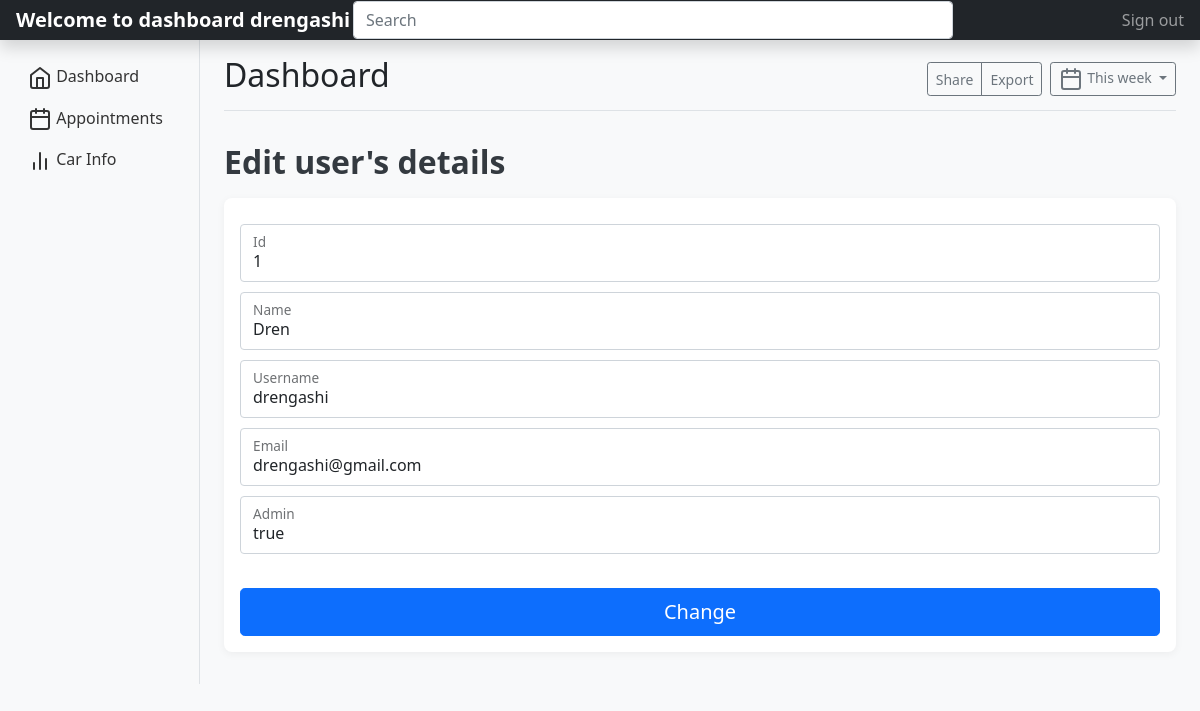
The page /editUsers.php?id=1 (signed in) on the database its author committed.
### tables this page shows
CREATE TABLE `users` (
  `id` int(11) NOT NULL,
  `name` varchar(255) DEFAULT NULL,
  `username` varchar(255) DEFAULT NULL,
  `email` varchar(255) DEFAULT NULL,
  `password` varchar(255) DEFAULT NULL,
  `confirm_password` varchar(255) DEFAULT NULL,
  `is_admin` varchar(255) DEFAULT NULL
);

### editUsers.php (the view, shortened to what this page needs)
<?php
   include_once('database/config.php');
   $id = $_GET['id'];
   $sql = "SELECT * FROM users WHERE id=:id";
   $selectUser = $conn->prepare($sql);
   $selectUser->bindParam(':id', $id);
   $selectUser->execute();
   $user_data = $selectUser->fetch();
 ?>
 <!DOCTYPE html>
 <html>
 <head>
 	<link href="https://cdn.jsdelivr.net/npm/bootstrap@5.1.3/dist/css/bootstrap.min.css" rel="stylesheet">
 </head>
 <body>
 <header class="navbar navbar-dark sticky-top bg-dark flex-md-nowrap p-0 shadow">
  <a class="navbar-brand col-md-3 col-lg-2 me-0 px-3" href="#"><?php echo "Welcome to dashboard ".$_SESSION['username']; ?></a>
  <input class="form-control form-control-dark w-50" type="text" placeholder="Search" aria-label="Search">
  <div class="navbar-nav">
    <div class="nav-item text-nowrap">
      <a class="nav-link px-3" href="logout.php">Sign out</a>
    </div>
  </div>
</header>
<div class="container-fluid">
  <div class="row">
    <nav id="sidebarMenu" class="col-md-3 col-lg-2 d-md-block bg-light sidebar collapse">
      <div class="position-sticky pt-3">
        <ul class="nav flex-column">
          <?php if ($_SESSION['is_admin'] == 'true') { ?>
                        <li class="nav-item"><a class="nav-link active" href="dashboard.php"><span data-feather="home"></span> Dashboard</a></li>
                        <li class="nav-item"><a class="nav-link" href="appointments.php"><i data-feather="calendar"></i> Appointments</a></li>
                        <li class="nav-item"><a class="nav-link active" href="workOnCar.php"><i data-feather="bar-chart-2"></i> Car Info</a></li>
                    <?php } else { ?>
                        <li class="nav-item"><a class="nav-link" href="appointments.php"><i data-feather="calendar"></i> Appointments</a></li>
                        <li class="nav-item"><a class="nav-link" href="makeAppointment.php"><i data-feather="plus-circle"></i> Make Appointment</a></li>
                    <?php } ?>
        </ul>
      </div>
    </nav>
    <main class="col-md-9 ms-sm-auto col-lg-10 px-md-4">
      <div class="d-flex justify-content-between flex-wrap flex-md-nowrap align-items-center pt-3 pb-2 mb-3 border-bottom">
        <h1 class="h2">Dashboard</h1>
        <div class="btn-toolbar mb-2 mb-md-0">
          <div class="btn-group me-2">
            <button type="button" class="btn btn-sm btn-outline-secondary">Share</button>
            <button type="button" class="btn btn-sm btn-outline-secondary">Export</button>
          </div>
          <button type="button" class="btn btn-sm btn-outline-secondary dropdown-toggle">
            <span data-feather="calendar"></span>
            This week
          </button>
        </div>
      </div>
      <h2>Edit user's details</h2>
      <div class="table-responsive">
        <form action="updateUsers.php" method="post">
        <div class="form-floating">
          <input type="number" class="form-control" id="floatingInput" placeholder="Id" name="id" value="<?php echo  $user_data['id'] ?>">
          <label for="floatingInput">Id</label>
        </div>
        <div class="form-floating">
          <input type="text" class="form-control" id="floatingInput" placeholder="Name" name="name" value="<?php echo  $user_data['name'] ?>">
          <label for="floatingInput">Name</label>
        </div>
        <div class="form-floating">
          <input type="text" class="form-control" id="floatingInput" placeholder="Username" name="username" value="<?php echo  $user_data['username'] ?>">
          <label for="floatingInput">Username</label>
        </div>
        <div class="form-floating">
          <input type="email" class="form-control" id="floatingInput" placeholder="Email" name="email" value="<?php echo  $user_data['email'] ?>">
          <label for="floatingInput">Email</label>
        </div>
        <div class="form-floating">
          <input type="email" class="form-control" id="floatingInput" placeholder="Admin" name="is_admin" value="<?php echo  $user_data['is_admin'] ?>">
          <label for="floatingInput">Admin</label>
        </div>
        <br>
        <button class="w-100 btn btn-lg btn-primary" type="submit" name="submit">Change</button>
      </form>
      </div>
    </main>
  </div>
</div>
  </body>
</html>
 </body>
 </html>

### editUsers.php (style rules this page uses)
body { background-color: #f8f9fa; font-family: 'Segoe UI', Tahoma, Geneva, Verdana, sans-serif; }
.navbar-brand { font-weight: bold; }
.nav-link { color: #333; transition: all 0.3s; }
h2 { margin-top: 2rem; margin-bottom: 1rem; font-weight: 600; color: #343a40; }
.sidebar { background-color: #f1f3f5; border-right: 1px solid #dee2e6; }
.table-responsive { box-shadow: 0 2px 8px rgba(0,0,0,0.05); background-color: white; border-radius: 8px; padding: 1rem; margin-bottom: 2rem; }
.form-floating { margin: 10px 0; }

### rows shown on the page
users: id "1", name "Dren", username "drengashi", email "drengashi@gmail.com", is_admin "true"

### other values the page prints
$_SESSION['username'] "drengashi"
